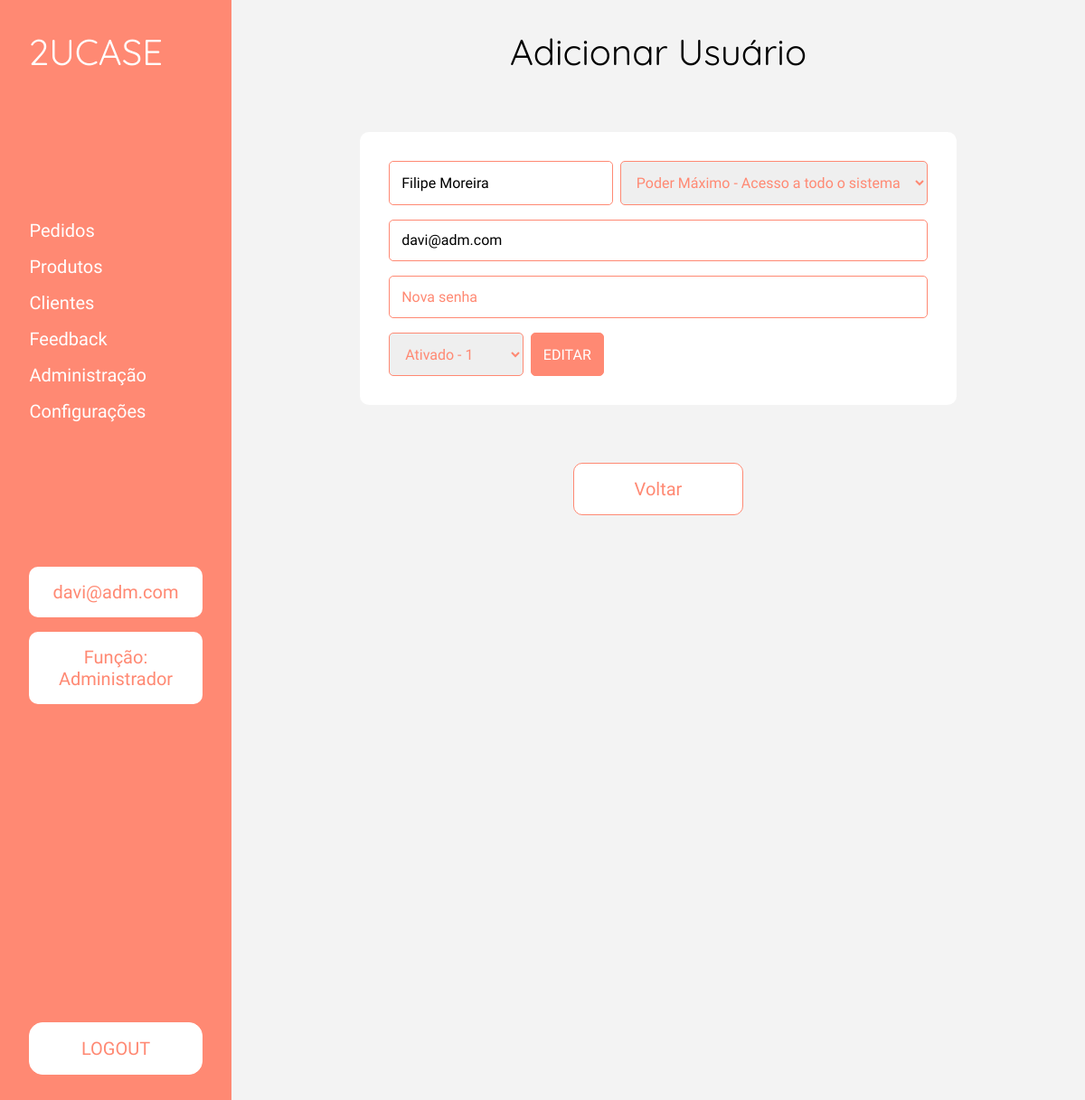
/view/CRUDEditUsuarioADM.php?id=2 (signed in), run on an earlier commit of the app's database.
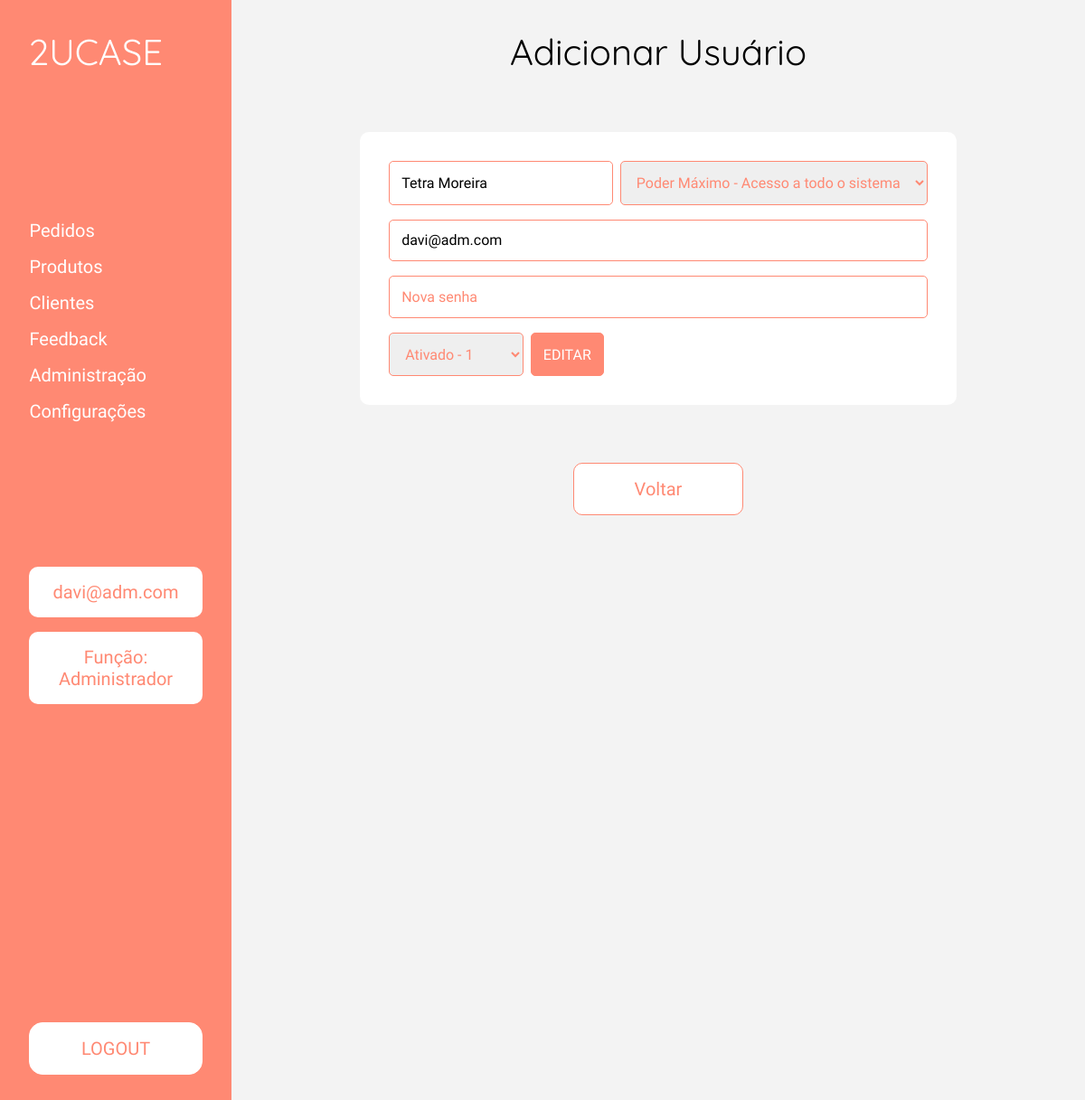
And on a later commit of the database.
### tables this page shows
CREATE TABLE adm_administrador(
	id_adm INT AUTO_INCREMENT NOT NULL PRIMARY KEY,
	nome_adm VARCHAR(300) NOT NULL COMMENT 'nome do administrador',
	email_adm VARCHAR(300) NOT NULL COMMENT 'email do administrador',
	senha_adm VARCHAR(64) NOT NULL COMMENT 'senha em sha256',
	poder_adm INT(1) NOT NULL COMMENT  'abrangencia do usuario no sistema',
	status INT(1) NOT NULL COMMENT '1 - ativo; 0 - inativo',
	data_reg_adm DATETIME DEFAULT CURRENT_TIMESTAMP NOT NULL  COMMENT 'data e hora do registro'
);

### model/conexao.class.php (called while the page is built, shortened)
<?php
class Conexao{
    public function __construct(){
        try{
            $this->pdo = new PDO("mysql:dbname=2ucase_bd2;host=localhost","root","");
        }catch(PDOException $e){
            echo "Erro com banco de dados: " . $e->getMessage() . "<br>";
            exit();
        }catch(Exception $e){
            echo "Erro generico: " . $e->getMessage() . "<br>";
            exit();
        }
    }
}
?>

### model/Manager.class.php (called while the page is built, shortened)
<?php
require_once 'Conexao.class.php';
class Manager extends Conexao {
    public function getInfo($table, $columnName, $id) {
		$sql = "SELECT * FROM $table WHERE {$columnName} = :id";
		$statement = $this->pdo->prepare($sql);
		$statement->bindValue(":id", $id);
		$statement->execute();
		return $statement->fetchAll();
	}
}

### view/CRUDEditUsuarioADM.php (the view, shortened to what this page needs)
<?php
$idUserADM = $_REQUEST['id'];
require_once "../model/Manager.class.php";
$manager = new Manager();
$resultListUsuario = $manager->getInfo('adm_administrador', 'id_adm', $idUserADM);
?>
<!DOCTYPE html>
<html lang="en">
<head>
    <?php require_once '../config/config.php'; ?>
    <link rel="stylesheet" href="../assets/css/AddUsuario.css">
</head>
<?php require_once "./navbar.php"; ?>
<body id="body-margin">
    <main class="container-new-produto">
        <h1>Adicionar Usuário</h1>
        <form action="../controller/ControllerUsuariosADM.php" method="POST" class="form-add-usuario" enctype="multipart/form-data">
            <div class="row-nome-poder">
                <input type="text" required name="nome_adm" value="<?= $resultListUsuario[0]['nome_adm'] ?>" id="input_nome_usuario" placeholder="Nome">
                <select name="poder_adm" id="poder">
                    <?php
                    if ($resultListUsuario[0]['poder_adm'] === 9) {
                    ?>
                        <option value="9" selected>Poder Máximo - Acesso a todo o sistema</option>
                    <?php
                    }
                    ?>
                </select>
            </div>
            <input type="email" required name="email_adm" value="<?= $resultListUsuario[0]['email_adm'] ?>" id="input_email_usuario" placeholder="E-mail">
            <input type="text" required name="senha_adm" id="input_senha_new" placeholder="Nova senha">
            <div class="row-status-submit">
                <select name="status" id="status">
                    <?php
                    if ($resultListUsuario[0]['status'] === 1) {
                    ?>
                        <option value="1" selected>Ativado - 1</option>
                    <?php
                    }
                    ?>
                </select>
                <input id="adcionar" type="submit" value="Editar">
            </div>
        </form>
        <button id="btn-exit" onclick="window.location.href='./listUsuariosADM.php'">Voltar</button>
    </main>
</body>
</html>

What changed in the data, as far as the page shows it:
changed adm_administrador "Poder Máximo - Acesso a todo o sistema": nome_adm "Filipe Moreira" → "Tetra Moreira"
